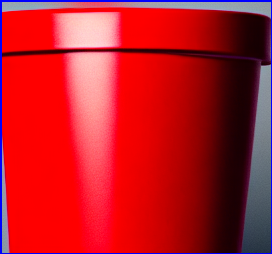
#> input picture test_image/crop_result.png, 272 x 254 px, found by its file name
$ python test_write.py
#> lines starting #> are read from the running program, lines starting #| are printed output that depends on the picture
#> further down, imag is the input picture: shape (254, 272, 3); mean B, G, R 37.2, 26.2, 186.2
#> (printed output is left out)
# from kf_robot import kf_Robot
import cv2
import numpy as np
import os


def preprocess(img, size=224, interpolation =cv2.INTER_AREA):
    #extract image size
#> called with size = 224, interpolation = 3
    h, w = img.shape[:2]
#> h = 254; w = 272
    #check color channels
    c = None if len(img.shape) < 3 else img.shape[2]
#> c = 3
    #square images have an aspect ratio of 1:1
    if h == w:
        return cv2.resize(img, (size, size), interpolation= interpolation)
    elif h>w:#height is larger
        diff= h-w
        img=cv2.copyMakeBorder(img,0,0,int(diff/2.0),int(diff/2.0),cv2.BORDER_CONSTANT, value = 0)
        # img=cv2.copyMakeBorder(img,0,0,int(diff/2.0),int(diff/2.0),cv2.BORDER_REPLICATE)
    elif h<w:
        diff= w-h
#> diff = 18
        # img=cv2.copyMakeBorder(img,int(diff/2.0),int(diff/2.0),0,0,cv2.BORDER_REPLICATE)
        img=cv2.copyMakeBorder(img,int(diff/2.0),int(diff/2.0),0,0,cv2.BORDER_CONSTANT, value = 0)
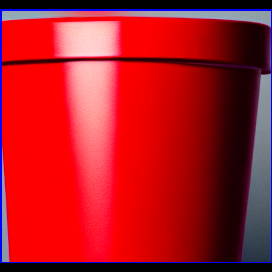
#> img: shape (272, 272, 3); mean of channels 0, 1, 2 34.8, 24.5, 173.9; drawn as B, G, R
    img = cv2.resize(img, (size, size), interpolation = interpolation)
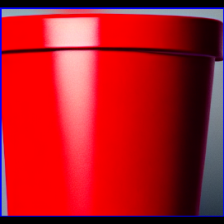
#> img: shape (224, 224, 3); mean of channels 0, 1, 2 34.7, 24.5, 173.9; drawn as B, G, R
    img=img/255.0#rescale color channels
    return img

home = os.path.abspath(os.getcwd())
imag = cv2.imread('crop_result.png')

print(imag)
cv2.imshow('w',imag)
cv2.waitKey(0)

imag =preprocess(imag)
cv2.imshow('w',imag)
cv2.waitKey(0)
print(imag)
#> (printed output is left out)

cv2.imwrite('test.png',imag*255)
